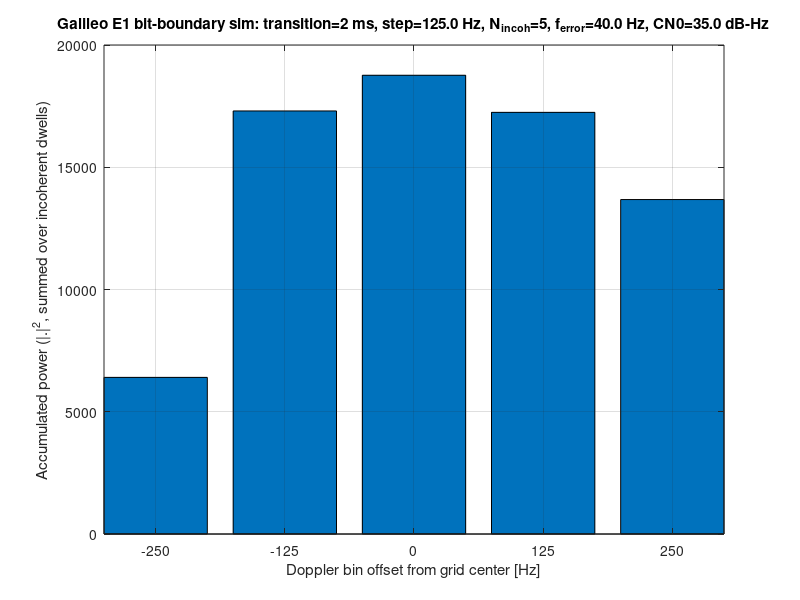

This chart was generated by the following MATLAB code:
function galileo_e1_bit_boundary_sim(transition_ms, doppler_step_hz, n_incoherent, f_error_hz, cn0_dBHz)
% GALILEO_E1_BIT_BOUNDARY_SIM  Galileo E1 4 ms coherent + N incoherent
% accumulation across 5 Doppler bins, when the coherent window straddles a
% navigation data bit boundary.
%
% Usage:
%   galileo_e1_bit_boundary_sim()                      % all defaults
%   galileo_e1_bit_boundary_sim(2)                      % bit transition at 2 ms
%   galileo_e1_bit_boundary_sim(2, 125, 5, 40, 35)      % all args
%
% Arguments (all optional, in order; pass [] to keep a default):
%   transition_ms   - time within each 4 ms coherent window (0, 1, 2, or 3)
%                     at which the data bit value changes. 0 means the
%                     window does not straddle a boundary (the whole 4 ms
%                     window is a single bit). Default: 2.
%   doppler_step_hz - spacing between adjacent Doppler bins under test.
%                     Default: 1/(2*T) = 125 Hz for T = 4 ms (matches
%                     Acquisition_1B.doppler_step's usual formula).
%   n_incoherent    - number of incoherent (non-coherent power) dwells
%                     accumulated per bin. Default: 5.
%   f_error_hz      - true residual carrier frequency error of the signal,
%                     relative to the bin grid's center (the "0 Hz" bin).
%                     Default: 40.
%   cn0_dBHz        - carrier-to-noise density ratio, dB-Hz. Default: 35.
%
% Model / simplifications:
%   The PRN code and BOC(1,1)/CBOC subcarrier correlation are assumed
%   perfect -- this isolates the bit-boundary + frequency-error effect
%   only, not a full code-correlation simulation. The signal is an ideal
%   baseband tone at f_error_hz, multiplied by a random +-1 navigation
%   data bit, split into two segments at transition_ms if the window
%   straddles a bit edge. Each of the n_incoherent 4 ms dwells redraws its
%   own random bit pair independently: consecutive real navigation bits
%   are themselves independent random data, so this reproduces the correct
%   per-dwell statistics without needing to chain bit continuity across
%   dwells. Complex AWGN, matching cn0_dBHz, is added at the sample level
%   before correlation.
%
%   For each of the 5 Doppler bins (0, +-1, +-2 times doppler_step_hz),
%   the same n_incoherent dwells are correlated against that bin's
%   frequency hypothesis (unaware of the random bit, exactly as a real
%   acquisition/frequency-scan correlator is) and their power (|.|^2) is
%   summed incoherently. Plots the 5 resulting accumulated powers as a
%   bar chart, and prints the winning bin.

    if nargin < 1 || isempty(transition_ms), transition_ms = 2; end
    if nargin < 2 || isempty(doppler_step_hz), doppler_step_hz = 1 / (2 * 4e-3); end
    if nargin < 3 || isempty(n_incoherent), n_incoherent = 5; end
    if nargin < 4 || isempty(f_error_hz), f_error_hz = 40; end
    if nargin < 5 || isempty(cn0_dBHz), cn0_dBHz = 35; end

    if ~ismember(transition_ms, [0 1 2 3])
        error('transition_ms must be one of 0, 1, 2, 3');
    end

    T = 4e-3;               % coherent integration time [s]
    fs = 20000;             % simulation sample rate [Hz] (baseband model only)
    A = 1;                  % normalized signal amplitude

    % C/N0 -> per-sample complex AWGN std. N0 = noise_power / fs, so
    % C/N0 = A^2 * fs / noise_power  =>  noise_power = A^2 * fs / (C/N0).
    cn0_linear = 10 ^ (cn0_dBHz / 10);
    noise_power = (A ^ 2) * fs / cn0_linear;
    noise_sigma = sqrt(noise_power);   % total complex noise std (I and Q each noise_sigma/sqrt(2))

    bin_multipliers = [-2 -1 0 1 2];
    bin_freqs_hz = bin_multipliers * doppler_step_hz;
    n_bins = numel(bin_freqs_hz);

    accumulated_power = zeros(1, n_bins);

    t1 = transition_ms * 1e-3;   % duration of the leading bit segment
    t2 = T - t1;                 % duration of the trailing bit segment
    n1 = round(t1 * fs);
    n2 = round(t2 * fs);

    for dwell = 1:n_incoherent
        % Random +-1 navigation data bits for this dwell's two segments.
        b1 = 2 * (rand() > 0.5) - 1;
        b2 = 2 * (rand() > 0.5) - 1;

        if n1 > 0
            t_seg1 = (0:n1 - 1) / fs;
            sig1 = A * b1 * exp(1j * 2 * pi * f_error_hz * t_seg1);
        else
            sig1 = [];
        end
        if n2 > 0
            t_seg2 = (0:n2 - 1) / fs + t1;
            sig2 = A * b2 * exp(1j * 2 * pi * f_error_hz * t_seg2);
        else
            sig2 = [];
        end
        sig = [sig1, sig2];
        n_samples = numel(sig);

        % Same noisy input samples are tested against every bin this dwell,
        % exactly as a real Doppler-bin scan reuses one set of input samples.
        noise = (noise_sigma / sqrt(2)) * (randn(1, n_samples) + 1j * randn(1, n_samples));
        rx = sig + noise;
        t_full = (0:n_samples - 1) / fs;

        for k = 1:n_bins
            local_replica = exp(-1j * 2 * pi * bin_freqs_hz(k) * t_full);
            corr = sum(rx .* local_replica);
            accumulated_power(k) = accumulated_power(k) + abs(corr) ^ 2;
        end
    end

    figure;
    bar(bin_freqs_hz, accumulated_power);
    xlabel('Doppler bin offset from grid center [Hz]');
    ylabel('Accumulated power (|.|^2, summed over incoherent dwells)');
    title(sprintf(['Galileo E1 bit-boundary sim: transition=%d ms, step=%.1f Hz, ' ...
                   'N_{incoh}=%d, f_{error}=%.1f Hz, CN0=%.1f dB-Hz'], ...
                  transition_ms, doppler_step_hz, n_incoherent, f_error_hz, cn0_dBHz));
    grid on;
    set(gca, 'XTick', bin_freqs_hz);

    fprintf('\nBin (Hz)      Power\n');
    for k = 1:n_bins
        fprintf('%8.1f   %10.4f\n', bin_freqs_hz(k), accumulated_power(k));
    end
    [~, best_idx] = max(accumulated_power);
    fprintf('\nWinning bin: %.1f Hz (true residual error was %.1f Hz)\n', ...
            bin_freqs_hz(best_idx), f_error_hz);
end
